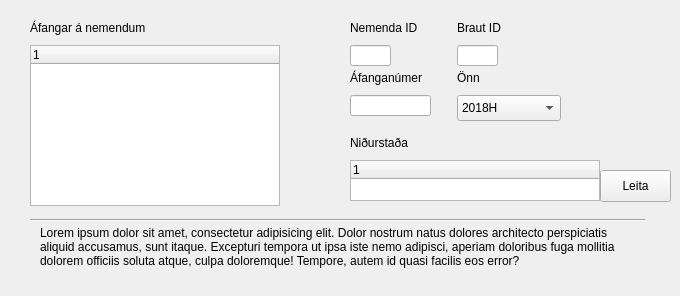
      <widget class="QWidget" name="studentcoursesTabCreate_2">
       <attribute name="title">
        <string>Áfangi á nemanda</string>
       </attribute>
       <widget class="QLabel" name="label_38">
        <property name="geometry">
         <rect>
          <x>40</x>
          <y>226</y>
          <width>595</width>
          <height>61</height>
         </rect>
        </property>
        <property name="text">
         <string>Lorem ipsum dolor sit amet, consectetur adipisicing elit. Dolor nostrum natus dolores architecto perspiciatis aliquid accusamus, sunt itaque. Excepturi tempora ut ipsa iste nemo adipisci, aperiam doloribus fuga mollitia dolorem officiis soluta atque, culpa doloremque! Tempore, autem id quasi facilis eos error?</string>
        </property>
        <property name="textFormat">
         <enum>Qt::AutoText</enum>
        </property>
        <property name="scaledContents">
         <bool>false</bool>
        </property>
        <property name="alignment">
         <set>Qt::AlignLeading|Qt::AlignLeft|Qt::AlignTop</set>
        </property>
        <property name="wordWrap">
         <bool>true</bool>
        </property>
       </widget>
       <widget class="Line" name="line_13">
        <property name="geometry">
         <rect>
          <x>30</x>
          <y>210</y>
          <width>615</width>
          <height>20</height>
         </rect>
        </property>
        <property name="orientation">
         <enum>Qt::Horizontal</enum>
        </property>
       </widget>
       <widget class="QTreeWidget" name="treeWidget_9">
        <property name="geometry">
         <rect>
          <x>350</x>
          <y>160</y>
          <width>250</width>
          <height>41</height>
         </rect>
        </property>
        <column>
         <property name="text">
          <string notr="true">1</string>
         </property>
        </column>
       </widget>
       <widget class="QPushButton" name="pushButton_14">
        <property name="geometry">
         <rect>
          <x>600</x>
          <y>170</y>
          <width>71</width>
          <height>32</height>
         </rect>
        </property>
        <property name="text">
         <string>Leita</string>
        </property>
       </widget>
       <widget class="QLineEdit" name="lineEdit_5">
        <property name="geometry">
         <rect>
          <x>457</x>
          <y>45</y>
          <width>41</width>
          <height>21</height>
         </rect>
        </property>
        <property name="text">
         <string/>
        </property>
        <property name="maxLength">
         <number>11</number>
        </property>
        <property name="clearButtonEnabled">
         <bool>true</bool>
        </property>
       </widget>
       <widget class="QTreeWidget" name="treeWidget_10">
        <property name="geometry">
         <rect>
          <x>30</x>
          <y>45</y>
          <width>250</width>
          <height>161</height>
         </rect>
        </property>
        <column>
         <property name="text">
          <string notr="true">1</string>
         </property>
        </column>
       </widget>
       <widget class="QLabel" name="label_54">
        <property name="geometry">
         <rect>
          <x>350</x>
          <y>20</y>
          <width>101</width>
          <height>16</height>
         </rect>
        </property>
        <property name="text">
         <string>Nemenda ID</string>
        </property>
       </widget>
       <widget class="QLabel" name="label_56">
        <property name="geometry">
         <rect>
          <x>30</x>
          <y>20</y>
          <width>201</width>
          <height>16</height>
         </rect>
        </property>
        <property name="text">
         <string>Áfangar á nemendum</string>
        </property>
       </widget>
       <widget class="QLineEdit" name="lineEdit_7">
        <property name="geometry">
         <rect>
          <x>350</x>
          <y>45</y>
          <width>41</width>
          <height>21</height>
         </rect>
        </property>
        <property name="text">
         <string/>
        </property>
        <property name="maxLength">
         <number>11</number>
        </property>
        <property name="clearButtonEnabled">
         <bool>true</bool>
        </property>
       </widget>
       <widget class="QLabel" name="label_57">
        <property name="geometry">
         <rect>
          <x>457</x>
          <y>20</y>
          <width>101</width>
          <height>16</height>
         </rect>
        </property>
        <property name="text">
         <string>Braut ID</string>
        </property>
       </widget>
       <widget class="QLabel" name="label_58">
        <property name="geometry">
         <rect>
          <x>350</x>
          <y>135</y>
          <width>101</width>
          <height>16</height>
         </rect>
        </property>
        <property name="text">
         <string>Niðurstaða</string>
        </property>
       </widget>
       <widget class="QLabel" name="label_59">
        <property name="geometry">
         <rect>
          <x>457</x>
          <y>70</y>
          <width>101</width>
          <height>16</height>
         </rect>
        </property>
        <property name="text">
         <string>Önn</string>
        </property>
       </widget>
       <widget class="QLabel" name="label_60">
        <property name="geometry">
         <rect>
          <x>350</x>
          <y>70</y>
          <width>101</width>
          <height>16</height>
         </rect>
        </property>
        <property name="text">
         <string>Áfanganúmer</string>
        </property>
       </widget>
       <widget class="QLineEdit" name="lineEdit_9">
        <property name="geometry">
         <rect>
          <x>350</x>
          <y>95</y>
          <width>81</width>
          <height>21</height>
         </rect>
        </property>
        <property name="text">
         <string/>
        </property>
        <property name="maxLength">
         <number>11</number>
        </property>
        <property name="clearButtonEnabled">
         <bool>true</bool>
        </property>
       </widget>
       <widget class="QComboBox" name="comboBox_14">
        <property name="geometry">
         <rect>
          <x>457</x>
          <y>95</y>
          <width>104</width>
          <height>26</height>
         </rect>
        </property>
        <item>
         <property name="text">
          <string>2018H</string>
         </property>
        </item>
        <item>
         <property name="text">
          <string>2019V</string>
         </property>
        </item>
        <item>
         <property name="text">
          <string>2019H</string>
         </property>
        </item>
        <item>
         <property name="text">
          <string>2020V</string>
         </property>
        </item>
        <item>
         <property name="text">
          <string>2020H</string>
         </property>
        </item>
        <item>
         <property name="text">
          <string>2021V</string>
         </property>
        </item>
        <item>
         <property name="text">
          <string>2021H</string>
         </property>
        </item>
       </widget>
      </widget>
